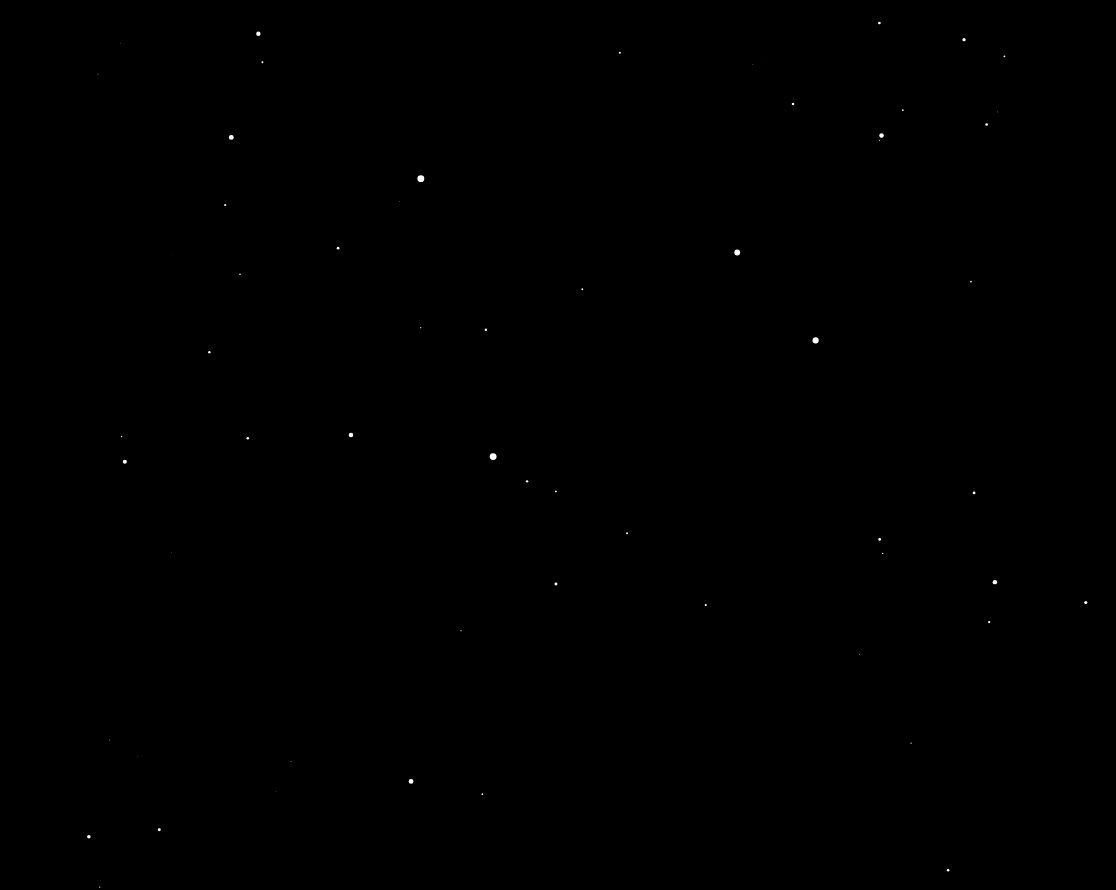
Frame 1 (no input)
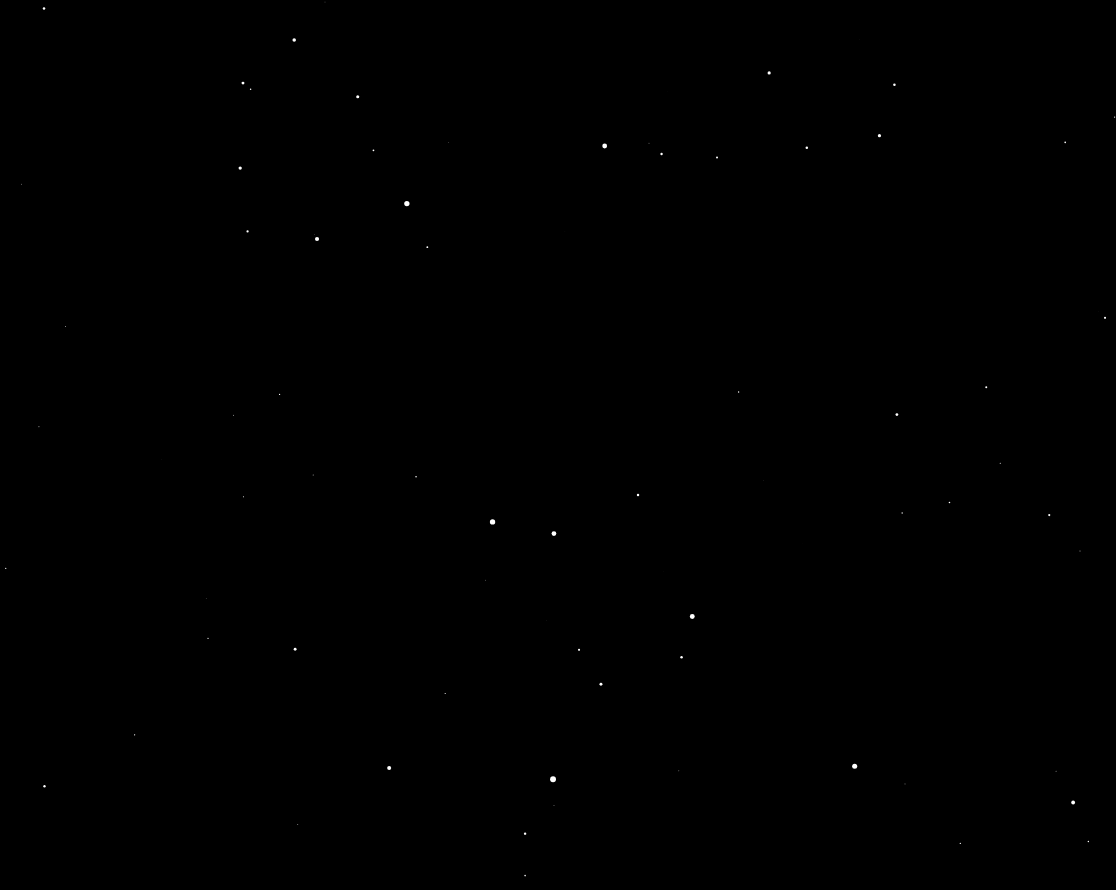
Frame 60 (no input)
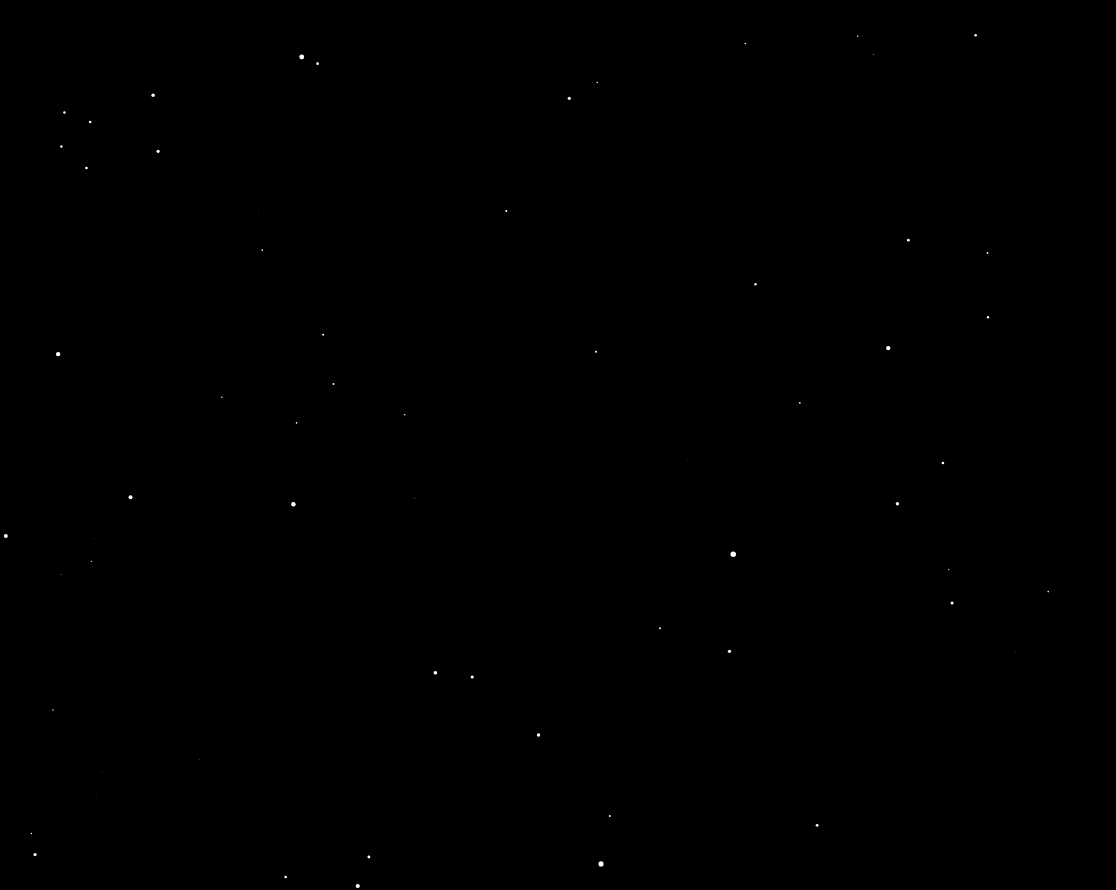
Frame 120 (the mouse pressed at the canvas centre since frame 60)

The p5.js sketch that drew these frames (run headless with seeded random() and noise() and a simulated clock; from frame 60 on, the mouse is pressed at the canvas centre):

// p5.js sketch
// ── sketch.js


var stars = [];

var speed;

function setup() {
	createCanvas(1116, 890);
	for (var i = 0; i < 800; i++) {
		stars[i] = new Star();
	}

}

function draw() {

	speed = 7;

	translate(width / 2, height / 2);

	background(0);
	for (var i = 0; i < stars.length; i++) {
		stars[i].update();
		stars[i].show();
	}

}
// ── star.js
function Star() {
  
  this.x = random(-width, width);
  this.y = random(-height, height);
  this.z = random(width);
  // this.pz = this.z;

  this.update = function() {
    this.z = this.z - speed;
    if (this.z < 1) {
      this.z = width;
      this.x = random(-width, width);
      this.y = random(-height, height);
      // this.pz = this.z;
    }
  }

  this.show = function() {
    noStroke();
    fill(255);

    var sx = map(this.x / this.z, 0, 1, 0, width);
    var sy = map(this.y / this.z, 0, 1, 0, height);
    var r = map(this.z, 0, width, 8, 0);

    ellipse(sx, sy, r, r);

    // var px = map(this.x / this.pz, 0, 1, 0, width);
    // var py = map(this.y / this.pz, 0, 1, 0, height);

    // this.pz = this.z;

    // stroke(255);
    // line(px, py, sx, sy);
  }


}
